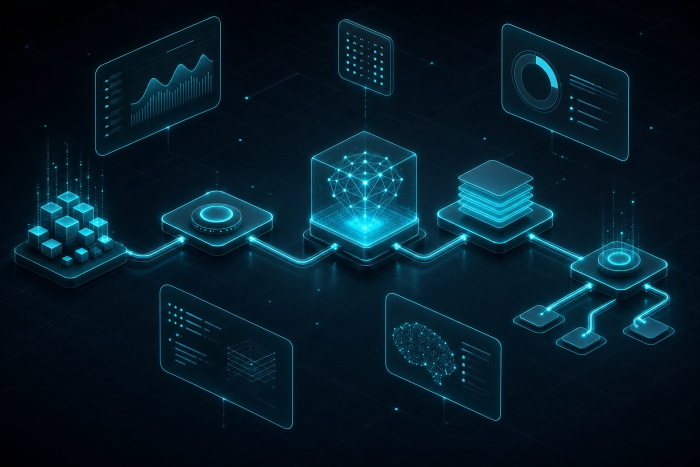
#> input picture skills/proposal-maker/brands/inite/img/feature.jpg, 1400 x 933 px (shown at 1/2 size)
$ python -i reel_board.py   (imports and definitions only)
#> lines starting #> are read from the running program, lines starting #| are printed output that depends on the picture
"""Storyboard phase of a voiced film — one judged keyframe per shot, before any video.

Direction is decided here, on stills that cost cents, not in a 30-second render
that costs dollars: composition, lens, light and the acting beat of every shot.
Left to itself the video model frames everything centred, evenly lit and medium
— the first trial film did exactly that. Given the approved frames as ordered
references ("Use Images 2-N in order as keyframes"), Seedance 2.5 holds to them.

Each frame is generated (Nano Banana Pro through OpenRouter, with the character
photo and any earlier frames it names as references), then read back by a
vision model against its shot only with --judge: framing, light, identity,
whether it shows the idea or merely illustrates the line, and whether it reads
as cinema or as a stock photo; a frame that fails is then regenerated with the
critic's fix appended, up to --tries times. By default there is one take per
frame and nothing is regenerated: the frames are judged by eye, and the ones
rejected are re-drawn with --only.

  python3 -m common.runners.cli.reel_board --plan-file <dir>/plan.json [--tries 3] [--yes]

Reads plan["board"] (written by the film chain), writes <dir>/board/<id>.png and
.jpg, board/board.json (scores, issues, cost) and board/contact.jpg, and hands
the frames to the shots: all of them as keyframes to a one-generation film, or
each to its own shot when every shot is its own generation. Frames
whose spec has not changed are reused, so editing one frame re-rolls only it.

Before anything is paid for, every frame to draw is listed with why: asked for
(--only), missing, changed since its last render, or failed last time.
--mark-current re-stamps the cache of every frame whose png is on disk, drawing
nothing — for when the cache rule changed and not the frames (board.json written
by a version that hashed the shot number would otherwise redraw the whole board).
"""

from __future__ import annotations

import argparse
import json
import subprocess
import sys
from decimal import Decimal
from pathlib import Path
from typing import Any

from .. import config
from .. import cost as cost_mod
from .. import cut_joins, shot_coverage
from ..errors import CostConfirmationDeclined, ProviderError, RunnerError
from . import _stage_cache as sc
from ._board_cache import _LOOK, _spec_hash, _stale, _summary, _why, mark_current  # noqa: F401 — re-exported

_PROVIDER = "openrouter-nano-banana-pro"
_PASS = 8
_AXES = ("framing", "light", "identity", "idea", "craft", "cinema")

_JUDGE = """You are a film director's eye checking one storyboard frame before it is animated.
{refs} The last image is the frame.

The shot it must be:
{shot}

Must be true: {check}
Identity markers that must match Image 1: {identity}

Score 0-10 each: framing (shot size, angle, placement as specified), light (direction, colour, contrast as specified), identity (every person from a reference is recognisably that person, markers match; 10 if the shot specifies nobody from the references is in frame and nobody is), idea (the frame shows the beat's idea through a concrete image, not a literal illustration), craft (no artefacts, extra people, text, bad hands), cinema (reads as a frame grab from a feature film: real location, texture, imperfect optics, caught mid-action — score low for stock or advertising photography, glossy retouched skin, studio backdrop, a posed portrait, a CG render or a person composited into a scene).
Return JSON only:
{{"framing":0,"light":0,"identity":0,"idea":0,"craft":0,"cinema":0,"score":0,"issues":["..."],"fix":"one sentence the image prompt should add to fix the worst issue"}}
score = the minimum of the six."""


# [58 lines left out: functions build_parser, _jpeg, _contact, _sheet, _refs_note, not called in this run]


def _contact_wide(frames: list[Path], out: Path) -> None:
    """16:9 frames, four to a row, in shot order."""
    cols, w, h = min(len(frames), 4), 480, 270
    rows = (len(frames) + cols - 1) // cols
    inputs = [arg for f in frames for arg in ("-i", str(f))]
    cells = rows * cols
    scaled = "".join(f"[{i}:v]scale={w}:{h},setsar=1[v{i}];" for i in range(len(frames)))
    pads = "".join(f"color=black:{w}x{h}:d=1[p{i}];" for i in range(len(frames), cells))
    labels = "".join(f"[v{i}]" for i in range(len(frames))) + "".join(f"[p{i}]" for i in range(len(frames), cells))
    layout = "|".join(f"{(i % cols) * w}_{(i // cols) * h}" for i in range(cells))
    subprocess.run(["ffmpeg", "-y", "-loglevel", "error", *inputs, "-filter_complex",
                    f"{scaled}{pads}{labels}xstack=inputs={cells}:layout={layout}[out]", "-map", "[out]",
                    "-frames:v", "1", str(out)], check=True, capture_output=True)


# [44 lines left out: functions _bible_assets, _people, _padded, _draw, not called in this run]


def _no_image(exc: Exception) -> dict[str, Any]:
    return {"issues": [f"no image: {' '.join(str(exc).split())[:300]}"], "fix": ""}


# [202 lines left out: functions _drawn, _take, _render, _attach, _attach_frame, _known_refs and 4 more, not called in this run]


# [2 lines not run here, left out]

>>> import cv2
>>> picture = cv2.imread('../../../skills/proposal-maker/brands/inite/img/feature.jpg', cv2.IMREAD_GRAYSCALE)
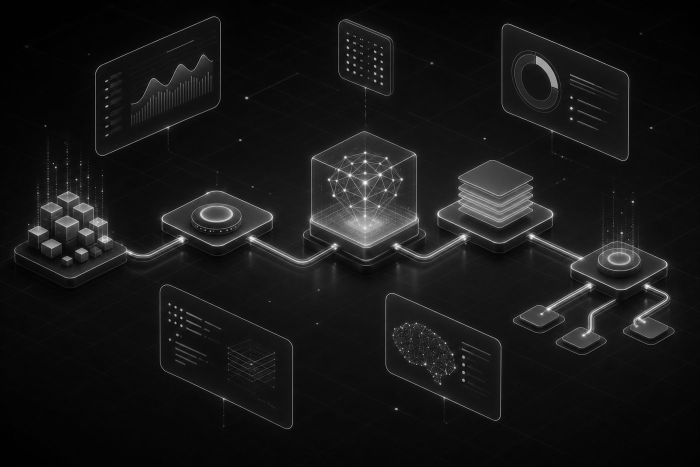
#> picture: shape (933, 1400) (shown at 1/2 size); min 0, max 255, mean 22.9
>>> result = _contact_wide(picture, 'out.png')
#> in _contact_wide, `cols, w, h = min(len(frames), 4), 480, 270`: cols = 4; w = 480; h = 270
#> in _contact_wide, `rows = (len(frames) + cols - 1) // cols`: rows = 234
#> in _contact_wide, `inputs = [arg for f in frames for arg in ("-i", str(f))]`: inputs = 1866 items, first 6: '-i', '[0 0 0 ... 1 1 1]', '-i', '[0 0 0 ... 1 1 1]', '-i', '[0 0 0 ... 1 1 1]'
#> in _contact_wide, `cells = rows * cols`: cells = 936

$ run again, on proposal-maker/brands/inite/img/hero.jpg
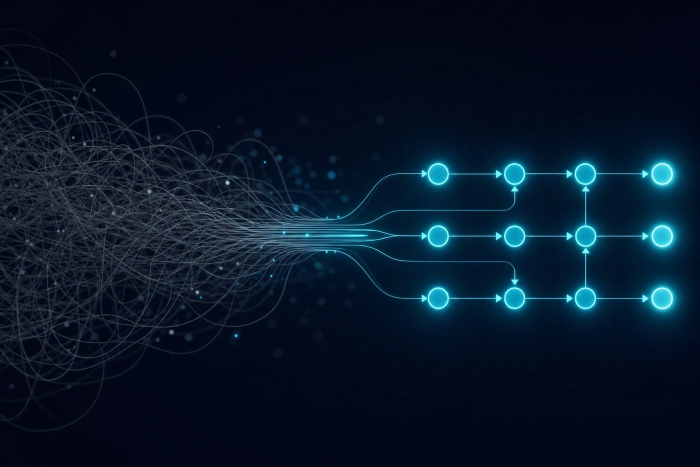
#> input picture proposal-maker/brands/inite/img/hero.jpg, 1400 x 933 px (shown at 1/2 size)
#> `picture = cv2.imread('../../../skills/proposal-maker/brands/inite/img/..`:
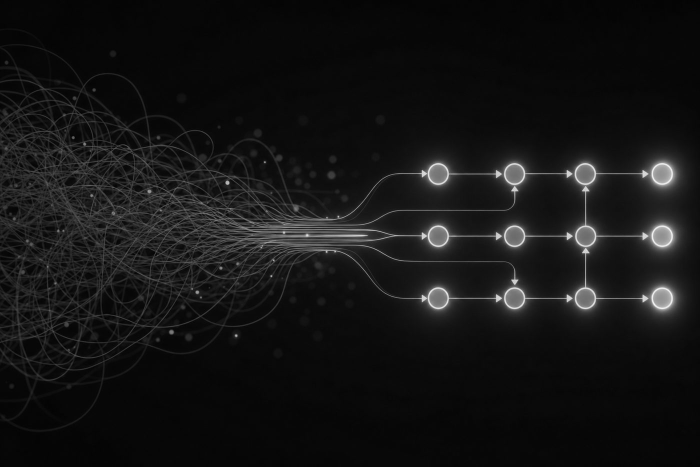
#> picture: shape (933, 1400) (shown at 1/2 size); min 0, max 255, mean 20.4
#> cols = 4; w = 480; h = 270
#> rows = 234
#> inputs = 1866 items, first 6: '-i', '[5 5 5 ... 5 5 5]', '-i', '[5 5 5 ... 5 5 5]', '-i', '[5 5 5 ... 5 5 5]'
#> cells = 936
